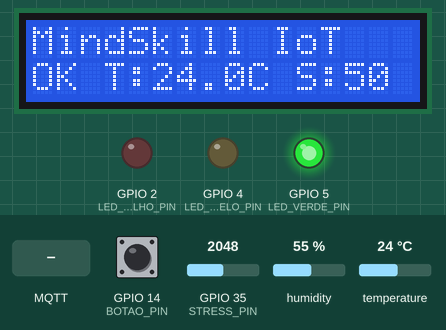
Recording of a sketch running on a simulated ESP32. Parts: 16×2 character LCD, output pins drawn as LEDs (lit = HIGH). The test bench sets the inputs (shaded band); at power-on: temperature 24 °C, GPIO 35 (STRESS_PIN) = 2048, GPIO 14 (BOTAO_PIN) HIGH, humidity 55 %. WiFi joins after 1.5 s; servers stay silent unless stated; random numbers use the default seed unless the sketch sets one; no MQTT or app messages arrive unless stated; what the sketch prints to the serial monitor is not drawn.

Above: at 2.8 s.
2.9 s: temperature set to 27.2 °C
At 4.7 s:
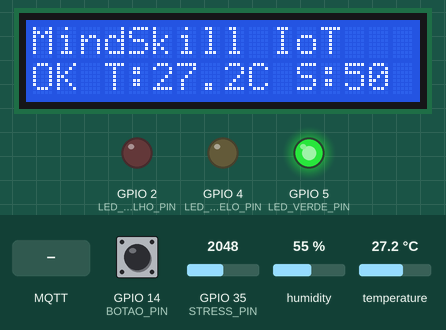
9.1 s: temperature set to 28.4 °C
At 11.3 s:
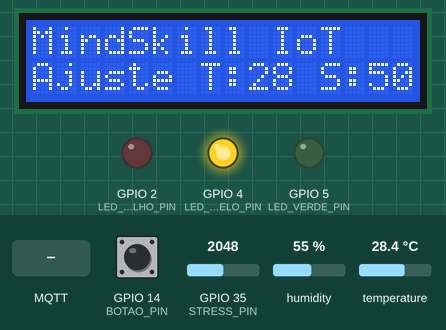
11.6 s: GPIO 35 (STRESS_PIN) set to 3205
At 12.5 s:
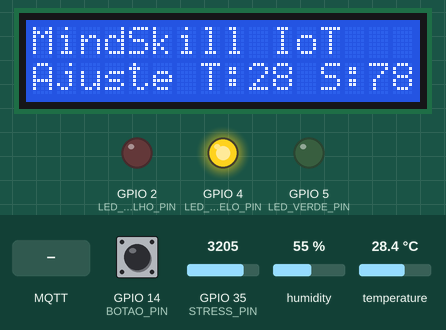
13.2 s: GPIO 35 (STRESS_PIN) set to 3350
At 14.5 s:
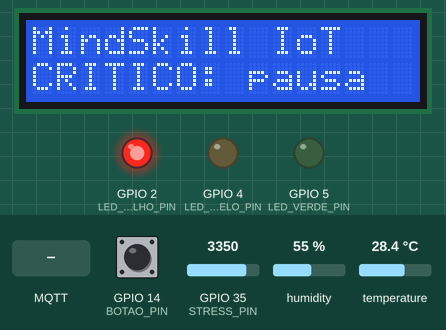
14.8 s: GPIO 14 (BOTAO_PIN) pulled LOW for 0.3 s
At 15.9 s:
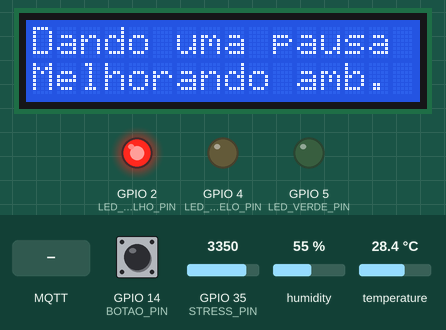
18.5 s: MQTT message "1" arrives on the first subscribed topic
At 19.9 s:
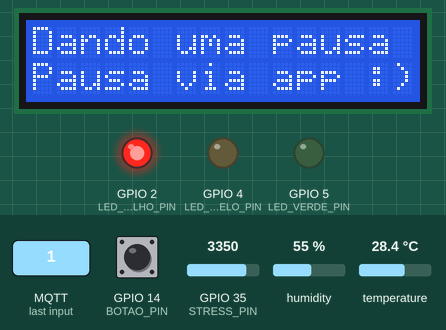
Timing chart, 0 to 22.7 s (numbered marks = the images above; inputs shaded):
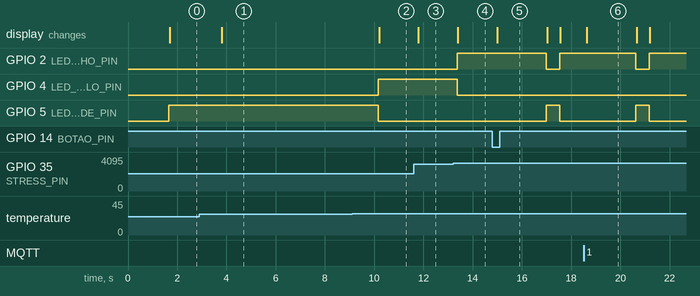

The sketch:

sketch.ino
```cpp
// =======================
// MindSkill IoT – Estação de Bem-Estar e Produtividade
// ESP32 + DHT22 + Potenciometro + Botão + LEDs + LCD I2C + MQTT
// =======================

#include <WiFi.h>
#include <PubSubClient.h>
#include <DHT.h>
#include <LiquidCrystal_I2C.h>

// -----------------------
// CONFIG WIFI + MQTT
// -----------------------
const char* ssid        = "Wokwi-GUEST";   // Padrão do Wokwi
const char* password    = "";              // Sem senha
const char* mqtt_server = "broker.hivemq.com";

WiFiClient espClient;
PubSubClient client(espClient);

// Tópicos MQTT
const char* topicTemperatura = "/mindskill/temperatura";
const char* topicUmidade     = "/mindskill/umidade";
const char* topicStress      = "/mindskill/stress";
const char* topicEstado      = "/mindskill/estado";
const char* topicJson        = "/mindskill/payload";
// tópico de comando:
const char* topicCommandPause = "/mindskill/commands/pause";

// -----------------------
// PINAGEM
// -----------------------
#define DHTPIN   15
#define DHTTYPE  DHT22

const int STRESS_PIN      = 35;   // ADC (potenciômetro)
const int LED_VERDE_PIN   = 5;
const int LED_AMARELO_PIN = 4;
const int LED_VERMELHO_PIN = 2;
const int BOTAO_PIN       = 14;   // push button (ligado em GND, INPUT_PULLUP)

// LCD I2C (endereço comum: 0x27)
LiquidCrystal_I2C lcd(0x27, 16, 2);
DHT dht(DHTPIN, DHTTYPE);

// -----------------------
// VARIÁVEIS DE ESTADO
// -----------------------
bool lastButtonState = HIGH;  // por causa do INPUT_PULLUP
unsigned long lastDebounceTime = 0;
unsigned long debounceDelay = 50;

unsigned long lastPublishMillis = 0;
const unsigned long publishInterval = 5000; // 5 segundos

unsigned long lastPauseMillis = 0;              // ultima vez que entrou em pausa
const unsigned long maxSemPausa = 20UL * 60UL * 1000UL; // 20 min (exemplo)

// flag de comando remoto:
bool pausaRemotaSolicitada = false;

// -----------------------
// FUNÇÃO: callback MQTT (recebe comandos)
// -----------------------
void mqttCallback(char* topic, byte* payload, unsigned int length) {
  String mensagem;
  for (unsigned int i = 0; i < length; i++) {
    mensagem += (char)payload[i];
  }

  Serial.print("MQTT recebido em ");
  Serial.print(topic);
  Serial.print(" => ");
  Serial.println(mensagem);

  // Se chegou no tópico de pausa:
  if (String(topic) == String(topicCommandPause)) {
    mensagem.toUpperCase();
    if (mensagem == "1" || mensagem == "PAUSE" || mensagem == "PAUSA") {
      pausaRemotaSolicitada = true;
      Serial.println(">> Comando remoto de PAUSA recebido!");
    }
  }
}

// -----------------------
// FUNÇÕES DE REDE
// -----------------------
void setupWiFi() {
  delay(10);
  Serial.println();
  Serial.println("Conectando ao WiFi...");
  Serial.println(ssid);

  WiFi.begin(ssid, password);

  while (WiFi.status() != WL_CONNECTED) {
    delay(500);
    Serial.print(".");
  }

  Serial.println();
  Serial.println("WiFi conectado");
  Serial.println("IP address: ");
  Serial.println(WiFi.localIP());
}

void reconnectMQTT() {
  while (!client.connected()) {
    Serial.print("Conectando ao MQTT em ");
    Serial.print(mqtt_server);
    Serial.println(" ...");

    String clientId = "MindSkillESP32-";
    clientId += String(random(0xffff), HEX);

    if (client.connect(clientId.c_str())) {
      Serial.println("MQTT conectado!");

      // assina o tópico de comandos
      client.subscribe(topicCommandPause);
      Serial.print("Assinado: ");
      Serial.println(topicCommandPause);

    } else {
      Serial.print("Falhou, rc = ");
      Serial.print(client.state());
      Serial.println(" tentando novamente em 5 segundos...");
      delay(5000);
    }
  }
}

// -----------------------
// FUNÇÃO: Lê sensores
// -----------------------
void lerSensores(float &temperatura, float &umidade, int &stressPercent) {
  // DHT
  float h = dht.readHumidity();
  float t = dht.readTemperature(); // °C

  if (isnan(h) || isnan(t)) {
    Serial.println("Falha ao ler DHT22!");
  } else {
    umidade = h;
    temperatura = t;
  }

  // STRESS (potenciômetro)
  int stressRaw = analogRead(STRESS_PIN); // 0–4095
  stressPercent = map(stressRaw, 0, 4095, 0, 100);
}

// -----------------------
// FUNÇÃO: Decide estado (normal/moderado/crítico)
// -----------------------
String calcularEstado(float temperatura, float umidade, int stressPercent) {
  unsigned long agora = millis();
  unsigned long tempoSemPausa = agora - lastPauseMillis;

  bool alertaStress      = stressPercent >= 60;
  bool alertaStressAlto  = stressPercent >= 80;
  bool alertaTemp        = (temperatura > 28 || temperatura < 10);
  bool alertaTempAlta    = temperatura > 30;
  bool semPausaMtTempo   = tempoSemPausa > maxSemPausa; // muito tempo sem pausa

  // Estado crítico:
  if (alertaStressAlto || (alertaTempAlta && alertaStress) || (alertaStress && semPausaMtTempo)) {
    return "CRITICO";
  }

  // Estado moderado:
  if (alertaStress || alertaTemp) {
    return "MODERADO";
  }

  // Estado normal:
  return "NORMAL";
}

// -----------------------
// FUNÇÃO: Atualiza LEDs conforme estado
// -----------------------
void atualizarLeds(String estado) {
  if (estado == "NORMAL") {
    digitalWrite(LED_VERDE_PIN, HIGH);
    digitalWrite(LED_AMARELO_PIN, LOW);
    digitalWrite(LED_VERMELHO_PIN, LOW);
  } else if (estado == "MODERADO") {
    digitalWrite(LED_VERDE_PIN, LOW);
    digitalWrite(LED_AMARELO_PIN, HIGH);
    digitalWrite(LED_VERMELHO_PIN, LOW);
  } else if (estado == "CRITICO") {
    digitalWrite(LED_VERDE_PIN, LOW);
    digitalWrite(LED_AMARELO_PIN, LOW);
    digitalWrite(LED_VERMELHO_PIN, HIGH);
  }
}

// -----------------------
// FUNÇÃO: Atualiza LCD
// -----------------------
void atualizarLCD(String estado, float temperatura, int stressPercent) {
  lcd.clear();
  lcd.setCursor(0, 0);
  lcd.print("MindSkill IoT");

  lcd.setCursor(0, 1);

  if (estado == "NORMAL") {
    lcd.print("OK T:");
    lcd.print(temperatura, 1);
    lcd.print("C S:");
    lcd.print(stressPercent);
  } else if (estado == "MODERADO") {
    lcd.print("Ajuste T:");
    lcd.print(temperatura, 0);
    lcd.print(" S:");
    lcd.print(stressPercent);
  } else if (estado == "CRITICO") {
    // Mensagem de alerta incentivando pausa
    lcd.print("CRITICO: pausa");
  }
}

// -----------------------
// FUNÇÃO: Verifica se o botão foi pressionado
// -----------------------
bool botaoFoiPressionado() {
  int leitura = digitalRead(BOTAO_PIN);
  bool pressionado = (leitura == LOW && lastButtonState == HIGH); // HIGH -> LOW
  lastButtonState = leitura;
  return pressionado;
}

// -----------------------
// FUNÇÃO: Publica no MQTT
// -----------------------
void publicarMQTT(float temperatura, float umidade, int stressPercent, String estado) {
  // Publica valores simples
  client.publish(topicTemperatura, String(temperatura, 1).c_str(), true);
  client.publish(topicUmidade,     String(umidade, 1).c_str(), true);
  client.publish(topicStress,      String(stressPercent).c_str(), true);
  client.publish(topicEstado,      estado.c_str(), true);

  // Monta JSON
  String payload = "{";
  payload += "\"temperatura\":" + String(temperatura, 1) + ",";
  payload += "\"umidade\":"     + String(umidade, 1) + ",";
  payload += "\"stress\":"      + String(stressPercent) + ",";
  payload += "\"estado\":\""    + estado + "\"";
  payload += "}";

  client.publish(topicJson, payload.c_str(), true);

  Serial.println("MQTT enviado: " + payload);
}

// =======================
// SETUP
// =======================
void setup() {
  Serial.begin(115200);
  randomSeed(micros());

  // Inicia sensores
  dht.begin();

  // LCD
  lcd.init();
  lcd.backlight();
  lcd.setCursor(0, 0);
  lcd.print("MindSkill IoT");
  lcd.setCursor(0, 1);
  lcd.print("Iniciando...");

  // Pinos
  pinMode(LED_VERDE_PIN, OUTPUT);
  pinMode(LED_AMARELO_PIN, OUTPUT);
  pinMode(LED_VERMELHO_PIN, OUTPUT);
  pinMode(BOTAO_PIN, INPUT_PULLUP);
  lastButtonState = digitalRead(BOTAO_PIN);

  // Estado inicial
  digitalWrite(LED_VERDE_PIN, LOW);
  digitalWrite(LED_AMARELO_PIN, LOW);
  digitalWrite(LED_VERMELHO_PIN, LOW);

  // Rede
  setupWiFi();
  client.setServer(mqtt_server, 1883);
  client.setCallback(mqttCallback);   // <<< importante!

  lastPauseMillis = millis(); // considera que começou "descansado"
}

// =======================
// LOOP
// =======================
void loop() {
  if (!client.connected()) {
    reconnectMQTT();
  }
  client.loop(); // trata comunicação MQTT

  float temperatura = 0.0;
  float umidade = 0.0;
  int stressPercent = 0;

  // Lê sensores
  lerSensores(temperatura, umidade, stressPercent);

  // Calcula estado atual
  String estado = calcularEstado(temperatura, umidade, stressPercent);

  // Verifica se o botão foi pressionado
  bool pressionado = botaoFoiPressionado();

  // Se estamos em estado CRÍTICO e o botão foi pressionado
  // OU se chegou comando remoto de pausa:
  if ( (estado == "CRITICO" && pressionado) || pausaRemotaSolicitada ) {

    bool pausaRemota = pausaRemotaSolicitada;
    pausaRemotaSolicitada = false; // consome o comando

    Serial.println("Pausa MindSkill ativada ("
                   + String(pausaRemota ? "remota" : "botao") + ")");

    // Mensagem de pausa no LCD
    lcd.clear();
    lcd.setCursor(0, 0);
    lcd.print("Dando uma pausa");
    lcd.setCursor(0, 1);
    if (pausaRemota) {
      lcd.print("Pausa via app :)");
    } else {
      lcd.print("Melhorando amb.");
    }
    delay(2000); // 2 segundos mostrando a pausa

    // Simula que a pessoa descansou:
    temperatura   = 25.0;  // temp confortável
    stressPercent = 30;    // stress moderado/baixo
    lastPauseMillis = millis();

    // Força estado para NORMAL após a pausa
    estado = "NORMAL";
  }

  // Atualiza LEDs e LCD com o estado (já considerando reset)
  atualizarLeds(estado);
  atualizarLCD(estado, temperatura, stressPercent);

  // Publica MQTT a cada intervalo
  unsigned long agora = millis();
  if (agora - lastPublishMillis > publishInterval) {
    lastPublishMillis = agora;
    publicarMQTT(temperatura, umidade, stressPercent, estado);
  }

  delay(500); // loop mais suave
}
```

Measured:
- the behaviour switches between 28 and 28.1 °C on temperature (found by bisection; images 1 and 2)
- the behaviour switches between 3275 and 3276 on GPIO 35 (STRESS_PIN) (found by bisection; images 3 and 4)
- after the input at 2.9 s, the display: changes after 0.92 s (image 1)
- after the input at 9.1 s, GPIO 4 (LED_AMARELO_PIN): LOW → HIGH after 1.1 s; GPIO 5 (LED_VERDE_PIN): HIGH → LOW after 1.1 s; the display: changes after 1.1 s (image 2)
- after the input at 11.6 s, the display: changes after 0.20 s (image 3)
- after the input at 13.2 s, GPIO 2 (LED_VERMELHO_PIN): LOW → HIGH after 0.16 s; GPIO 4 (LED_AMARELO_PIN): HIGH → LOW after 0.16 s; the display: changes after 0.19 s (image 4)
- after the input at 14.8 s, GPIO 2 (LED_VERMELHO_PIN): HIGH → LOW after 2.2 s, → HIGH 0.54 s later; GPIO 5 (LED_VERDE_PIN): LOW → HIGH after 2.2 s, → LOW 0.54 s later; the display: changes after 0.19 s (image 5)
- after the input at 18.5 s, GPIO 2 (LED_VERMELHO_PIN): HIGH → LOW after 2.1 s, → HIGH 0.54 s later; GPIO 5 (LED_VERDE_PIN): LOW → HIGH after 2.1 s, → LOW 0.54 s later; the display: changes after 0.13 s (image 6)
